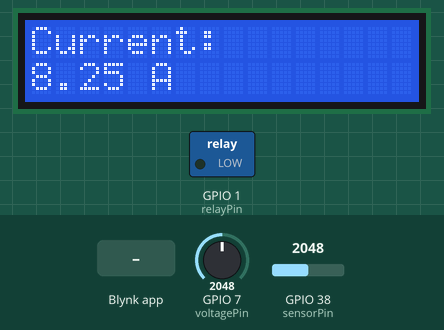
Recording of a sketch running on a simulated ESP32. Shown: 16×2 character LCD, switched loads named in the sketch (green lamp = pin HIGH). The inputs (shaded band) are chosen by the test bench; at power-on: GPIO 7 (voltagePin) = 2048, GPIO 38 (sensorPin) = 2048. WiFi joins after 1.5 s; servers stay silent unless stated; what the sketch prints to the serial monitor is not drawn.

Above: at 6.0 s.
6.1 s: Blynk app writes 0 to V4
At 7.3 s:
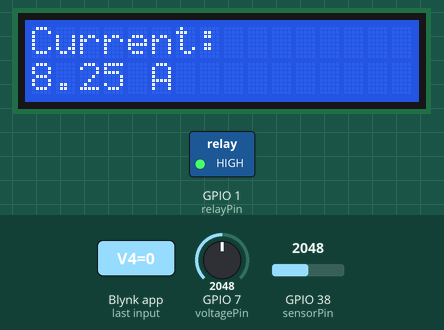
7.6 s: GPIO 7 (voltagePin) set to 4095
At 10.53 s:
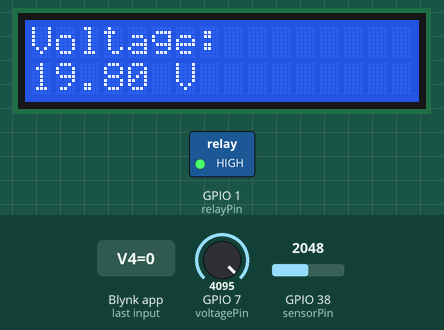
10.6 s: Blynk app writes 1 to V4
At 15.9 s:
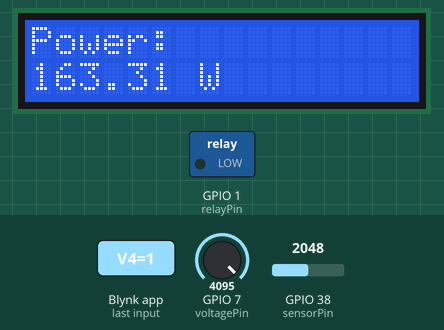
Timing chart, 0 to 17.4 s (numbered marks = the images above; inputs shaded):
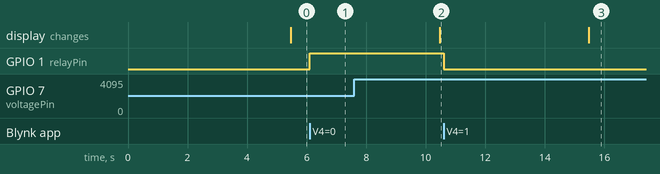

The sketch:

smart_energy_meter.ino
```cpp
#define V_REF 3.3            // Reference voltage
#define ADC_RESOLUTION 4096  // ADC resolution (12-bit)
#define CALIBRATION 5.0      // Calibration constant for the sensor

#include <Arduino.h>
#include <Wire.h>
#include <WiFi.h>
#include <BlynkSimpleEsp32.h>
#include <FirebaseESP32.h>
#include "Waveshare_LCD1602.h"
#include "secrets.h"  // Include credentials from a separate file

// Firebase Configuration
FirebaseData firebaseData;
FirebaseConfig config;
FirebaseAuth authFirebase;

// Hardware pins
const int sensorPin = A2;
const int voltagePin = D8;
const int relayPin = D0;
Waveshare_LCD1602 lcd(16, 2);

unsigned long previousMillisLCD = 0;
unsigned long previousMillisBlynk = 0;
unsigned long lastSendTime = 0;  // Variable to store the last time data was sent
const long intervalLCD = 5000;         // Interval of 5 seconds
const long intervalBlynk = 5000;       // Interval of 1 second
const long sendInterval = 5000; // 15 seconds in milliseconds
int displayState = 0;
unsigned long warningStartTime = 0;
bool isInWarningRange = false;

void setup() {
  Serial.begin(115200);
  Wire.begin(5, 6);

  // Initialize LCD
  lcd.init();
  lcd.setCursor(0, 0);
  lcd.send_string("Smart Energy Meter");
  lcd.setCursor(0, 1);
  lcd.send_string("Connecting...");

  // Connect to Wi-Fi
  WiFi.begin(WIFI_SSID, WIFI_PASS);
  while (WiFi.status() != WL_CONNECTED) {
    delay(1000);
    Serial.println("Connecting to WiFi...");
  }
  Serial.println("Connected to WiFi");

  // Firebase configuration
  config.host = FIREBASE_HOST;
  config.signer.tokens.legacy_token = FIREBASE_AUTH;

  // Initialize Firebase
  Firebase.begin(&config, &authFirebase);
  Firebase.reconnectWiFi(true);

  // Start Blynk
  Blynk.begin(BLYNK_AUTH, WIFI_SSID, WIFI_PASS);
  pinMode(relayPin, OUTPUT);
}

BLYNK_WRITE(V4) {
  int buttonState = param.asInt();
  digitalWrite(relayPin, buttonState == 0 ? HIGH : LOW);
}

bool notificationSent = false;

void storeDataToFirebase(float current, float voltageValue, float power) {
  // Get the current timestamp
  unsigned long timestamp = millis();

  // Store data in Firebase
  Firebase.setFloat(firebaseData, "/SmartEnergy/" + String(timestamp) + "/current", current);
  Firebase.setFloat(firebaseData, "/SmartEnergy/" + String(timestamp) + "/voltage", voltageValue);
  Firebase.setFloat(firebaseData, "/SmartEnergy/" + String(timestamp) + "/power", power);
}

void loop() {
  unsigned long currentMillis = millis();

  int rawValue = analogRead(sensorPin);
  float voltage = rawValue * (V_REF / ADC_RESOLUTION);
  float current = voltage * CALIBRATION;

  int voltageRawValue = analogRead(voltagePin);
  float voltageValue = voltageRawValue * (V_REF / ADC_RESOLUTION) * 6;

  float power = voltageValue * current;

  if (voltageValue > 15.0 && voltageValue < 17.0) {
    if (!isInWarningRange) {
      isInWarningRange = true;
      warningStartTime = millis();
    } else if (millis() - warningStartTime >= 60000) {
      Blynk.logEvent("reminder", "Reminder: Voltage remains between 15.0V and 17.0V!");
      isInWarningRange = false;
    }
  } else {
    isInWarningRange = false;
  }

  if (voltageValue > 18.0 && !notificationSent) {
      Serial.println("High voltage detected!");
      Blynk.logEvent("voltagedetected", "High voltage detected! Please be cautious.");
      notificationSent = true;
  } else if (voltageValue <= 18.0) {
      notificationSent = false;
  }

  // Send data to Firebase every 15 seconds
  if (currentMillis - lastSendTime >= sendInterval) {
    lastSendTime = currentMillis;  // Update the last send time
    Serial.println("Sending data to Firebase...");
    storeDataToFirebase(current, voltageValue, power);
  }

  // Update LCD display every 5 seconds
  if (currentMillis - previousMillisLCD >= intervalLCD) {
    previousMillisLCD = currentMillis;
    lcd.clear();

    if (displayState == 0) {
      lcd.setCursor(0, 0);
      lcd.send_string("Current:");
      lcd.setCursor(0, 1);
      lcd.send_string(String(current).c_str());
      lcd.send_string(" A");
    } else if (displayState == 1) {
      lcd.setCursor(0, 0);
      lcd.send_string("Voltage:");
      lcd.setCursor(0, 1);
      lcd.send_string(String(voltageValue).c_str());
      lcd.send_string(" V");
    } else if (displayState == 2) {
      lcd.setCursor(0, 0);
      lcd.send_string("Power:");
      lcd.setCursor(0, 1);
      lcd.send_string(String(power).c_str());
      lcd.send_string(" W");
    }

    displayState = (displayState + 1) % 3;
  }

  // Send data to Blynk every second
  if (currentMillis - previousMillisBlynk >= intervalBlynk) {
    previousMillisBlynk = currentMillis;
    Blynk.virtualWrite(V1, current);
    Blynk.virtualWrite(V2, voltageValue);
    Blynk.virtualWrite(V3, power);

    Serial.print("Current: ");
    Serial.print(current);
    Serial.print(" Voltage: ");
    Serial.print(voltageValue);
    Serial.print(" Power: ");
    Serial.println(power);
  }

  Blynk.run();
}
```

secrets_example.h
```cpp
#ifndef SECRETS_H
#define SECRETS_H

// Firebase credentials (Replace with your own)
#define FIREBASE_HOST "https://your-firebase-db.firebaseio.com/"
#define FIREBASE_AUTH "your-firebase-auth-token"

// Blynk credentials (Replace with your own)
#define BLYNK_AUTH "your-blynk-auth-token"
#define WIFI_SSID "your-wifi-ssid"
#define WIFI_PASS "your-wifi-password"

#endif
```

Measured:
- after the input at 6.1 s, GPIO 1 (relayPin): LOW → HIGH at once
- after the input at 7.6 s, the display: changes after 2.9 s (image 2)
- after the input at 10.6 s, GPIO 1 (relayPin): HIGH → LOW at once
